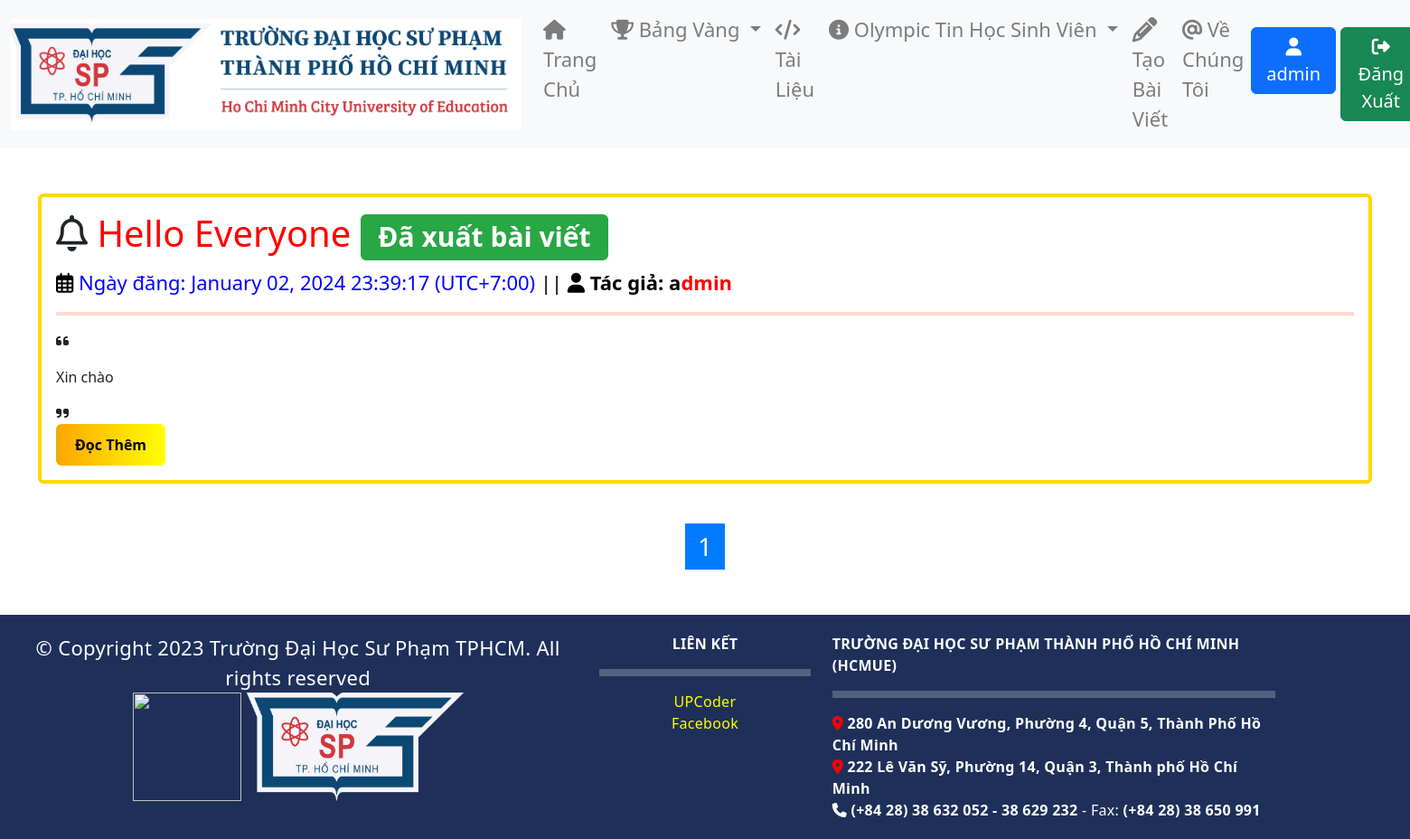
The page /mypost/ (signed in) on the database its author committed.
### blog/models.py (models this page shows, shortened)
class Post(models.Model):
    STATUS_CHOICES = (
        ('draft', 'Draft'),
        ('published', 'Published'),
    )
    title = models.CharField(max_length=100)
    content = FroalaField()
    date_posted = models.DateTimeField(default=timezone.now)
    author = models.ForeignKey(User, on_delete=models.CASCADE)
    category = models.ForeignKey(Category, on_delete=models.SET_NULL, null=True, blank=True)
    status = models.CharField(max_length=10, choices=STATUS_CHOICES, default='draft')

### blog/views.py (the view)
# urls.py: path('mypost/',views.myPost, name= "blog-mypost"),
def myPost(request):
    posts = Post.objects.filter(author=request.user)
    posts_per_page = 5
    page = request.GET.get('page', 1)
    paginator = Paginator(posts, posts_per_page)
    try:
        posts = paginator.page(page)
    except PageNotAnInteger:
        posts = paginator.page(1)
    except EmptyPage:
        posts = paginator.page(paginator.num_pages)
    context = {
        'posts': posts,
    }
    return render(request, 'blog/mypost.html', context)

### blog/templates/blog/mypost.html (shortened to what this page needs)
{% extends 'blog/base.html' %}
{% block content %}
{% load static %}
<!DOCTYPE html>
<html lang="en">
<head>
    <link rel="stylesheet" href="https://cdnjs.cloudflare.com/ajax/libs/font-awesome/6.5.1/css/all.min.css">
    <link rel="stylesheet" href="https://stackpath.bootstrapcdn.com/bootstrap/4.3.1/css/bootstrap.min.css">
    <link href="https://cdn.jsdelivr.net/npm/bootstrap@5.3.2/dist/css/bootstrap.min.css" rel="stylesheet">
    <link rel = "stylesheet" href = "{% static 'blog/main2.css'%}">
</head>
<body>
    <div class="container custom-container" style="max-width: 1500px;">
        {% for post in posts %}
            <div class="row justify-content-center">
                <div class="col-md-12">
                    <div class="card post-card " style="border: 4px solid gold;">
                        <div class="card-body">
                            <h1 class="card-title">
                                <i class="fa-sharp fa-regular fa-bell fa-shake"></i> <span style="color: red;"> {{ post.title }} </span>
                                {% if post.status == 'published' %}
                                    <span class="badge badge-success">Đã xuất bài viết</span>
                                {% elif post.status == 'draft' %}
                                    <span class="badge badge-warning">Bản nháp</span>
                                {% else %}
                                    <span class="badge badge-secondary">{{ post.status }}</span>
                                {% endif %}
                            </h1>
                            <p class="card-text post-meta" style="font-size: 22px; color: black;">
                                <i class="far fa-calendar-alt"></i> <span style="color: blue;">  Ngày đăng: {{ post.date_posted|date:"F d, Y H:i:s" }}
                                (UTC+7:00) </span> || <i class="fas fa-user"></i> <span style="font-weight: bold;">Tác giả:</span> <span style="color: black;font-weight: bold;">  {{ post.author.username|slice:"1" }}</span><span style="color: red; font-weight: bold;">{{ post.author.username|slice:"1:" }}</span>
                            </p>
                            <hr>
                            <div class="card-text post-content">
                                <i class="fas fa-quote-left"></i>  {{post.content | safe | linebreaks | truncatewords:30 }}  <i class="fas fa-quote-right"></i>
                            </div>
                            <a href="{% url 'post_detail' pk=post.pk %}" class="btn neon-button">Đọc Thêm</a>
                        </div>
                    </div>
                </div>
        </div>
        {% endfor %}
    </div>
    <div class="row">
        <div class="col-lg-6">
            <div class="bg-image--left">
            </div>
        </div>
    </div>
     <nav aria-label="Page navigation">
        <ul class="pagination justify-content-center">
            {% for i in posts.paginator.page_range %}
                {% if posts.number == i %}
                    <li class="page-item active"><span class="page-link">{{ i }}</span></li>
                {% elif i > posts.number|add:'-2' and i < posts.number|add:'2' %}
                    <li class="page-item"><a class="page-link" href="?page={{ i }}">{{ i }}</a></li>
                {% endif %}
            {% endfor %}
        </ul>
    </nav>
</body>
</html>
{% endblock %}

### blog/templates/blog/base.html (shortened to what this page needs)
{% load static %}
<!DOCTYPE html>
<html lang="en">
<head>
  <link rel="stylesheet" href="https://cdnjs.cloudflare.com/ajax/libs/font-awesome/6.4.2/css/all.min.css" />
  <link rel="stylesheet" href="https://stackpath.bootstrapcdn.com/bootstrap/4.3.1/css/bootstrap.min.css">
  <link rel = "stylesheet" href = "{% static 'blog/main1.css'%}">
</head>
<body>
  <nav class="navbar navbar-expand-lg navbar-light bg-light">
    <div class="container-fluid">
      <a class="navbar-brand" href="#"><img src="{% static 'blog/logo_dhsp.png' %}" alt=""></a>
      <div class="collapse navbar-collapse justify-content-center" id="navbarNav">
        <ul class="navbar-nav">
          <li class="nav-item d-flex justify-content-center">
            <a class="nav-link" href="{% url 'blog-home' %}" style="font-size: 22px;">
              <i class="fas fa-home"></i> Trang Chủ
            </a>
          </li>
          <li class="nav-item dropdown d-flex justify-content-center">
            <a class="nav-link dropdown-toggle" href="#" id="achievementsDropdown" role="button" data-toggle="dropdown"
                aria-haspopup="true" aria-expanded="false" style="font-size: 22px;">
                <i class="fas fa-trophy"></i> Bảng Vàng
            </a>
        </li>
          {% if user.is_authenticated %}
          <li class="nav-item d-flex justify-content-center">
            <a class="nav-link" href="{% url 'document_list' %}" style="font-size: 22px;">
              <i class="fas fa-code"></i> Tài Liệu
            </a>
          </li>
          {%endif %}
          <li class="nav-item dropdown d-flex justify-content-center">
            <a class="nav-link dropdown-toggle" href="#" id="navbarDropdown" role="button" data-toggle="dropdown"
              aria-haspopup="true" aria-expanded="false" style="font-size: 22px;">
              <i class="fas fa-circle-info"></i> Olympic Tin Học Sinh Viên
            </a>
          </li>
          {% if user.is_authenticated %}
          <li class="nav-item d-flex justify-content-center">
            <a class="nav-link" href="{% url 'post_new' %}" style="font-size: 22px;">
              <i class="fa-solid fa-pencil fa-lg"></i> Tạo Bài Viết
            </a>
          </li>
          {% endif %}
          <li class="nav-item d-flex justify-content-center">
            <a class="nav-link"  href="{% url 'blog-about' %}" style="font-size: 22px;">   <span style="font-family: 'FontAwesome';">&#64;</span> Về Chúng Tôi</a>
          </li>
        </ul>
      </div>
      {% if user.is_authenticated %}
      <div class="collapse navbar-collapse justify-content-end" id="navbarNav">
        <ul class="navbar-nav">
          <li class="nav-item">
            <a href="{% url 'view_profile' username=user.username %}" class="btn btn-primary w-100 me-2 mb-2 mb-lg-0" style="font-size: 20px;">
                <i class="fas fa-user"></i> {{ user.username }}
            </a>
          </li>
          <li class="nav-item">
            <a href="{% url 'logout' %}" class="btn btn-success w-100 me-2 mb-2 mb-lg-0" style="margin-left: 5px; font-size: 20px;">
              <i class="fas fa-sign-out-alt"></i> Đăng Xuất
            </a>
          </li>
        </ul>
      </div>
    </div>
      {% endif %}
  </nav>
<div class="container1">
    {% block content %}{% endblock %}
</div>
    <footer class="footer bgfooter">
        <div class="row" style="color:white; padding:20px; letter-spacing:0.3px">
            <div class="col-md-5" style="font-size: 22px;">
                <div> <center> © Copyright 2023 Trường Đại Học Sư Phạm TPHCM. All rights reserved </center> </div>
                <center> <img src="{% static 'blog/cntt.png' %}" alt="" style="width: 120px; height: 120px;">
                <img src="{% static 'blog/Logo HCMUE.png' %}" alt="" style="width: 240px; height: 120px;"> </center>
            </div>
            <div class="col-md-2">
                <div style="font-weight:bold;"><center> LIÊN KẾT </center> </div>
                <hr style="border: 4px solid #eee;">
                <div>
                    <div><a href="http://upcoder.xyz/'index.php/" style="color:yellow; text-decoration:none; cursor:pointer"><center> UPCoder </center></a></div>
                    <div><a href="https://www.facebook.com/upcoder" style="color:yellow; text-decoration:none; cursor:pointer"> <center> Facebook </center> </a></div>
                </div>
            </div>
            <div class="col-md-4">
                <div style="font-weight:bold;">TRƯỜNG ĐẠI HỌC SƯ PHẠM THÀNH PHỐ HỒ CHÍ MINH (HCMUE)</div>
                <hr style="border: 4px solid #eee;">
                <div>
                    <div>
                        <i class="fa-solid fa-location-dot fa-bounce" style="color: #ff0000;"></i> <b>280 An Dương Vương, Phường 4, Quận 5, Thành Phố Hồ Chí Minh</b>
                    </div>
                    <div>
                        <i class="fa-solid fa-location-dot fa-bounce" style="color: #ff0000;"></i> <b>222 Lê Văn Sỹ, Phường 14, Quận 3, Thành phố Hồ Chí Minh </b>
                    </div>
                    <div>
                        <i class="fa-solid fa-phone fa-bounce"></i> <b>(+84 28) 38 632 052 - 38 629 232</b> - Fax: <b>(+84 28) 38 650 991 </b>
                    </div>
                </div>
            </div>
        </div>
    </footer>
</body>
</html>

### blog/static/blog/main1.css (style rules this page uses)
.bgfooter { background-color: #1e305a; background-position: center; background-repeat: no-repeat; background-attachment: scroll; background-size: cover; margin-top: 50px; }

### blog/static/blog/main2.css (style rules this page uses)
hr { font-weight: bold; border-top: 4px solid tomato; }
.custom-container { max-width: 1500px; }
.post-card { margin-top: 50px; }
.post-meta { font-size: 14px; color: #6c757d; }
.neon-button { position: relative; display: inline-block; padding: 10px 20px; color: black; text-decoration: none; font-weight: bold; overflow: hidden; background-image: linear-gradient(90deg, orange, yellow, yellowgreen); background-size: 200% 200%; transition: background-position 1s; }
.pagination { margin-top: 20px; }
.pagination .page-link { font-size: 28px; color: #333; background-color: #f8f9fa; border: 2px solid #dee2e6; }
.pagination .page-item.active .page-link { z-index: 3; color: #fff; background-color: #007bff; border-color: #007bff; }
.pagination .page-item:first-child .page-link, .pagination .page-item:last-child .page-link { border-radius: 0; }

### rows shown on the page
Post: title "Hello Everyone", status "Đã xuất bài viết", date_posted "January 02, 2024 23:39:17", author.username "a", author.username "dmin", content "Xin chào"

### other values the page prints
{{ user.username }} "admin"
{{ i }} "1"
